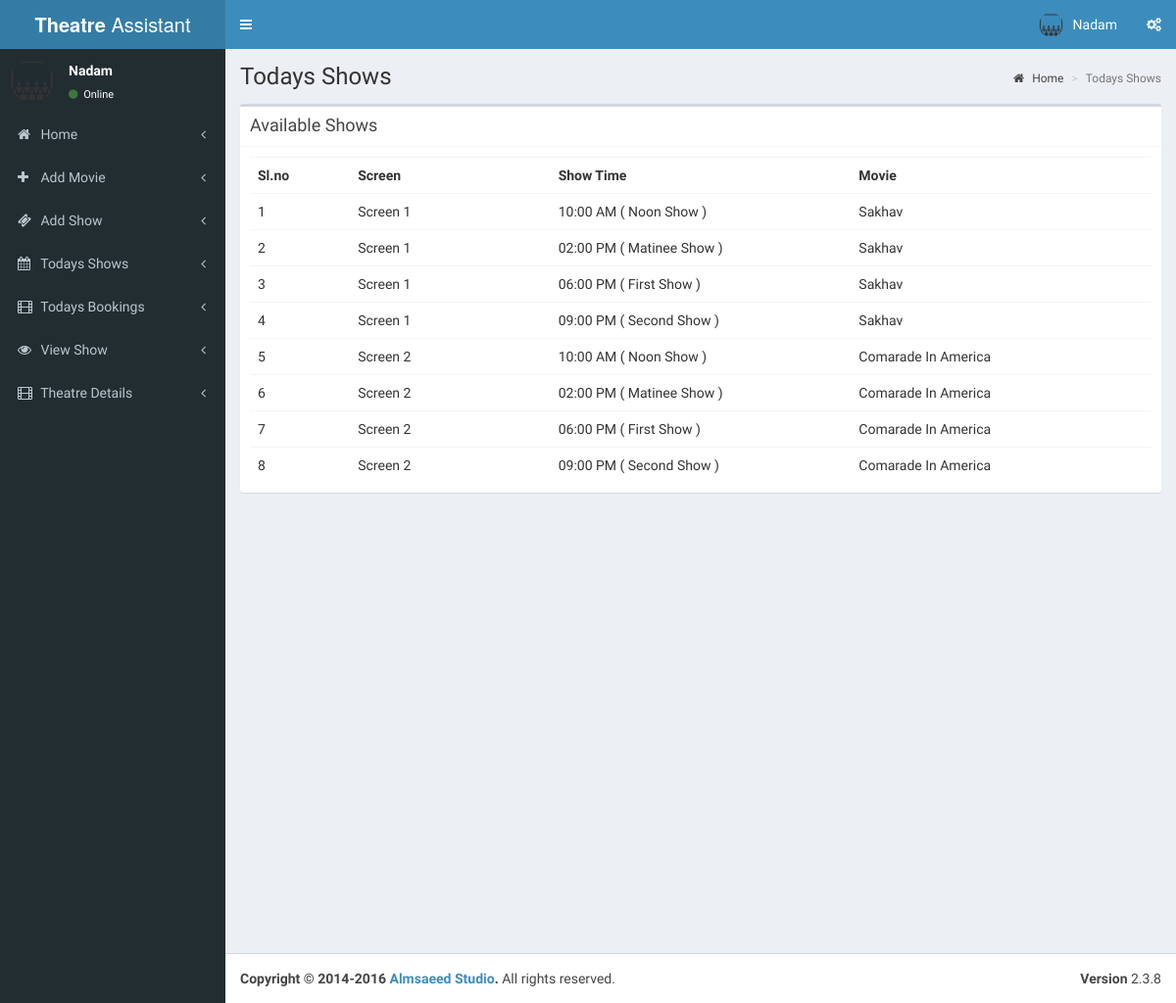
Screenshot of /theatre/pages/todays_shows.php (signed in) with the database file from the repository.
### tables this page shows
CREATE TABLE IF NOT EXISTS `tbl_theatre` (
  `id` int(11) NOT NULL AUTO_INCREMENT,
  `name` varchar(100) NOT NULL,
  `address` varchar(100) NOT NULL,
  `place` varchar(100) NOT NULL,
  `state` varchar(50) NOT NULL,
  `pin` int(11) NOT NULL,
  PRIMARY KEY (`id`)
);

CREATE TABLE IF NOT EXISTS `tbl_shows` (
  `s_id` int(11) NOT NULL AUTO_INCREMENT,
  `st_id` int(11) NOT NULL COMMENT 'show time id',
  `theatre_id` int(11) NOT NULL,
  `movie_id` int(11) NOT NULL,
  `start_date` date NOT NULL,
  `status` int(11) NOT NULL COMMENT '1 means show available',
  `r_status` int(11) NOT NULL,
  PRIMARY KEY (`s_id`)
);

CREATE TABLE IF NOT EXISTS `tbl_screens` (
  `screen_id` int(11) NOT NULL AUTO_INCREMENT,
  `t_id` int(11) NOT NULL COMMENT 'theatre id',
  `screen_name` varchar(110) NOT NULL,
  `seats` int(11) NOT NULL COMMENT 'number of seats',
  `charge` int(11) NOT NULL,
  PRIMARY KEY (`screen_id`)
);

CREATE TABLE IF NOT EXISTS `tbl_show_time` (
  `st_id` int(11) NOT NULL AUTO_INCREMENT,
  `screen_id` int(11) NOT NULL,
  `name` varchar(40) NOT NULL COMMENT 'noon,second,etc',
  `start_time` time NOT NULL,
  PRIMARY KEY (`st_id`)
);

CREATE TABLE IF NOT EXISTS `tbl_movie` (
  `movie_id` int(11) NOT NULL AUTO_INCREMENT,
  `t_id` int(11) NOT NULL COMMENT 'theatre id',
  `movie_name` varchar(100) NOT NULL,
  `cast` varchar(500) NOT NULL,
  `desc` varchar(1000) NOT NULL,
  `release_date` date NOT NULL,
  `image` varchar(200) NOT NULL,
  `video_url` varchar(200) NOT NULL,
  `status` int(1) NOT NULL COMMENT '0 means active ',
  PRIMARY KEY (`movie_id`)
);

### theatre/pages/todays_shows.php (the view)
<?php
include('header.php');
?>
  <div class="content-wrapper">
    <section class="content-header">
      <h1>
        Todays Shows
      </h1>
      <ol class="breadcrumb">
        <li><a href="index.php"><i class="fa fa-home"></i> Home</a></li>
        <li class="active">Todays Shows</li>
      </ol>
    </section>
    <section class="content">
      <div class="box">
         <div class="box-header with-border">
              <h3 class="box-title">Available Shows</h3>
            </div>
        <div class="box-body">
          <?php
          $sw=mysqli_query($con,"select * from tbl_shows where st_id in(select st_id from tbl_show_time where screen_id in(select screen_id from  tbl_screens where t_id='".$_SESSION['theatre']."')) and status='1' and r_status='1'");
          if(mysqli_num_rows($sw))
          {?>
            <table class="table">
              <th class="col-md-1">
                Sl.no
              </th>
              <th class="col-md-2">
                Screen
              </th>
              <th class="col-md-3">
                Show Time
              </th>
              <th class="col-md-3">
                Movie
              </th>
              <?php
              $sl=1;
              while($shows=mysqli_fetch_array($sw))
              {
                ?>
                <tr>
                  <td>
                    <?php echo $sl; $sl++;?>
                  </td>
                  <?php
                  $st=mysqli_query($con,"select * from tbl_show_time where st_id='".$shows['st_id']."'");
                  $show_time=mysqli_fetch_array($st);
                  $sr=mysqli_query($con,"select * from tbl_screens where screen_id='".$show_time['screen_id']."'");
                  $screen=mysqli_fetch_array($sr);
                  $mv=mysqli_query($con,"select * from tbl_movie where movie_id='".$shows['movie_id']."'");
                  $movie=mysqli_fetch_array($mv);
                  ?>
                  <td>
                    <?php echo $screen['screen_name'];?>
                  </td>
                  <td>
                    <?php echo date('h:i A',strtotime($show_time['start_time']))." ( ".$show_time['name']." Show )";?>
                  </td>
                  <td>
                    <?php echo $movie['movie_name'];?>
                  </td>
                </tr>
                <?php
              }
              ?>
            </table>
            <?php
          }
          else
          {
            ?>
            <h3>No Shows Added</h3>
            <?php
          }
          ?>
        </div>
      </div>
    </section>
  </div>
  <?php
include('footer.php');
?>

### theatre/pages/header.php (shortened to what this page needs)
<?php
include('../../config.php');
$th=mysqli_query($con,"select * from tbl_theatre where id='".$_SESSION['theatre']."'");
$theatre=mysqli_fetch_array($th);
?>
<!DOCTYPE html>
<html>
<head>
  <link rel="stylesheet" href="../validation/dist/css/bootstrapValidator.css"/>
  <link rel="stylesheet" href="../bootstrap/css/bootstrap.min.css">
  <link rel="stylesheet" href="https://cdnjs.cloudflare.com/ajax/libs/font-awesome/4.5.0/css/font-awesome.min.css">
  <link rel="stylesheet" href="https://cdnjs.cloudflare.com/ajax/libs/ionicons/2.0.1/css/ionicons.min.css">
  <link rel="stylesheet" href="../dist/css/AdminLTE.min.css">
  <link rel="stylesheet" href="../dist/css/skins/_all-skins.min.css">
</head>
<body class="hold-transition skin-blue sidebar-mini">
<div class="wrapper">
  <header class="main-header">
    <a href="index.php" class="logo">
      <span class="logo-lg"><b>Theatre</b> Assistant</span>
    </a>
    <nav class="navbar navbar-static-top">
      <a href="#" class="sidebar-toggle" data-toggle="offcanvas" role="button">
      </a>
      <div class="navbar-custom-menu">
        <ul class="nav navbar-nav">
          <li class="dropdown user user-menu">
            <a href="#" class="dropdown-toggle" data-toggle="dropdown">
              <img src="cinema-512.png" class="user-image" alt="User Image">
              <span class="hidden-xs"><?php echo $theatre['name'];?></span>
            </a>
          </li>
          <li>
            <a href="#" data-toggle="control-sidebar"><i class="fa fa-gears"></i></a>
          </li>
        </ul>
      </div>
    </nav>
  </header>
  <aside class="main-sidebar">
    <section class="sidebar">
      <div class="user-panel">
        <div class="pull-left image">
          <img src="cinema-512.png" class="img-circle" alt="User Image">
        </div>
        <div class="pull-left info">
          <p><?php echo $theatre['name'];?></p>
          <a href="#"><i class="fa fa-circle text-success"></i> Online</a>
        </div>
      </div>
      <ul class="sidebar-menu">
        <li class="treeview">
          <a href="index.php">
            <i class="fa fa-home"></i> <span>Home</span>
            <span class="pull-right-container">
              <i class="fa fa-angle-left pull-right"></i>
            </span>
          </a>
        </li>
          <li class="treeview">
          <a href="add_movie.php">
            <i class="fa fa-plus"></i> <span>Add Movie</span>
            <span class="pull-right-container">
              <i class="fa fa-angle-left pull-right"></i>
            </span>
          </a>
        </li>
        <li class="treeview">
          <a href="add_show.php">
            <i class="fa fa-ticket"></i> <span>Add Show</span>
            <span class="pull-right-container">
              <i class="fa fa-angle-left pull-right"></i>
            </span>
          </a>
        </li>
        <li class="treeview">
          <a href="todays_shows.php">
            <i class="fa fa-calendar"></i> <span>Todays Shows</span>
            <span class="pull-right-container">
              <i class="fa fa-angle-left pull-right"></i>
            </span>
          </a>
        </li>
        <li class="treeview">
          <a href="tickets.php">
            <i class="fa fa-film"></i> <span>Todays Bookings</span>
            <span class="pull-right-container">
              <i class="fa fa-angle-left pull-right"></i>
            </span>
          </a>
        </li>
        <li class="treeview">
          <a href="view_shows.php">
            <i class="fa fa-eye"></i> <span>View Show</span>
            <span class="pull-right-container">
              <i class="fa fa-angle-left pull-right"></i>
            </span>
          </a>
        </li>
        <li class="treeview">
          <a href="add_theatre_2.php">
            <i class="fa fa-film"></i> <span>Theatre Details</span>
            <span class="pull-right-container">
              <i class="fa fa-angle-left pull-right"></i>
            </span>
          </a>
        </li>
      </ul>
    </section>
  </aside>

### rows the page displays
tbl_theatre: name "Nadam"
tbl_shows: tbl_screens.screen_name "Screen 1", st.start_time "10:00 AM", st.name "Noon", movie.movie_name "Sakhav"
tbl_shows: tbl_screens.screen_name "Screen 1", st.start_time "02:00 PM", st.name "Matinee", movie.movie_name "Sakhav"
tbl_shows: tbl_screens.screen_name "Screen 1", st.start_time "06:00 PM", st.name "First", movie.movie_name "Sakhav"
tbl_shows: tbl_screens.screen_name "Screen 1", st.start_time "09:00 PM", st.name "Second", movie.movie_name "Sakhav"
tbl_shows: tbl_screens.screen_name "Screen 2", st.start_time "10:00 AM", st.name "Noon", movie.movie_name "Comarade In America"
tbl_shows: tbl_screens.screen_name "Screen 2", st.start_time "02:00 PM", st.name "Matinee", movie.movie_name "Comarade In America"
tbl_shows: tbl_screens.screen_name "Screen 2", st.start_time "06:00 PM", st.name "First", movie.movie_name "Comarade In America"
tbl_shows: tbl_screens.screen_name "Screen 2", st.start_time "09:00 PM", st.name "Second", movie.movie_name "Comarade In America"
